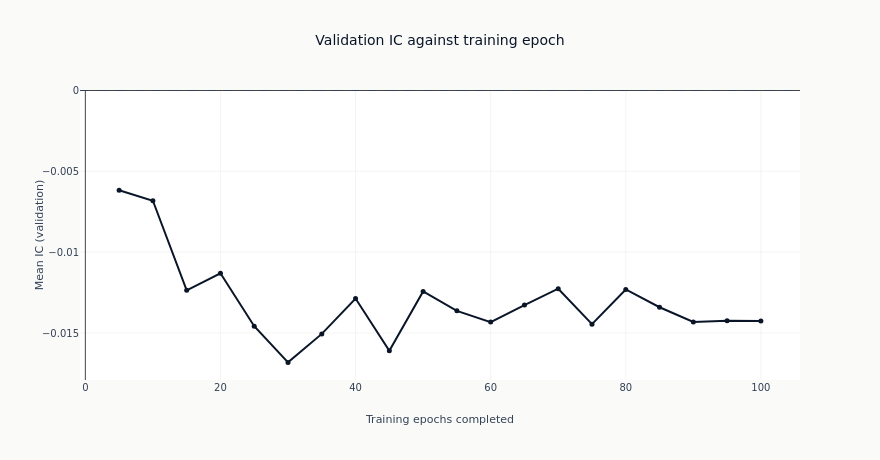

Source (notebook cell):
### Markdown cell above
### What more training does

The line traces out-of-sample IC as epochs are added. It separates two things a single
end-of-training number cannot.

A line that rises and then falls has an interior optimum: the network was still learning, then
began fitting the training window at the expense of the validation folds. A line that wanders
around zero without trend never had anything to learn in the first place, and its highest point is
wherever the noise happened to peak. Both produce a respectable-looking maximum, which is why the
maximum is not what a configuration is judged on, and why every checkpoint is registered rather
than only the strongest.

### Code cell
curve = catalog.filter("full_coverage").sort("label", "checkpoint_value")
fig = go.Figure()
for label in sorted(set(curve.get_column("label"))):
    rows = curve.filter(pl.col("label") == label).sort("checkpoint_value")
    fig.add_trace(
        go.Scatter(
            x=rows.get_column("checkpoint_value").to_list(),
            y=rows.get_column("ic_mean").to_list(),
            mode="lines+markers",
            name=label,
            line=dict(color=COLORS["blue"] if label == primary else COLORS["recede"], width=2),
            marker=dict(size=5),
        )
    )
fig.add_hline(y=0, line_width=1, line_dash="dash", line_color=COLORS["neutral"])
fig.update_yaxes(title_text="Mean IC (validation)")
fig.update_xaxes(title_text="Training epochs completed")
fig.update_layout(
    title="Validation IC against training epoch",
    height=460,
    width=880,
    margin=dict(t=90),
)
# The span of the line and where it sits relative to zero are facts about the frame, so the
# description counts them rather than asserting a shape the next run may not reproduce.
spans = "; ".join(
    "{} spans {:+.4f} to {:+.4f} with {} of {} checkpoints above zero".format(
        row["label"], row["lo"], row["hi"], row["above"], row["total"]
    )
    for row in curve.group_by("label")
    .agg(
        lo=pl.col("ic_mean").min(),
        hi=pl.col("ic_mean").max(),
        above=(pl.col("ic_mean") > 0).sum(),
        total=pl.len(),
    )
    .sort("label")
    .iter_rows(named=True)
)
show_plotly_with_alt(
    fig,
    "Line chart of mean validation information coefficient against training epochs completed, one "
    f"line per fitted label with a dashed zero line. Counted from the frame: {spans}.",
)

### Figure 1 — Plotly figure (JSON) as saved in the notebook; plotly's stock layout.template omitted (floating-point values rounded to 4 significant figures)
{"data": [{"line": {"color": "#0a1628", "width": 2}, "marker": {"size": 5}, "mode": "lines+markers", "name": "fwd_ret_5d", "type": "scatter", "x": [5, 10, 15, 20, 25, 30, 35, 40, 45, 50, 55, 60, 65, 70, 75, 80, 85, 90, 95, 100], "y": [-0.00617, -0.006818, -0.01236, -0.01131, -0.01458, -0.01682, -0.01506, -0.01287, -0.0161, -0.01243, -0.01363, -0.01433, -0.01327, -0.01226, -0.01445, -0.01231, -0.01341, -0.01432, -0.01425, -0.01427]}], "layout": {"height": 460, "margin": {"t": 90}, "shapes": [{"line": {"color": "#334155", "dash": "dash", "width": 1}, "type": "line", "x0": 0, "x1": 1, "xref": "x domain", "y0": 0, "y1": 0, "yref": "y"}], "title": {"text": "Validation IC against training epoch"}, "width": 880, "xaxis": {"title": {"text": "Training epochs completed"}}, "yaxis": {"title": {"text": "Mean IC (validation)"}}}}
